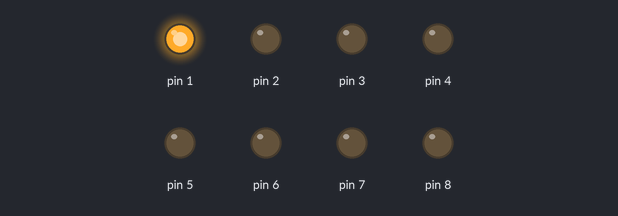
Bench run of a sketch on a simulated Arduino Uno, built with avr-gcc and run on an emulated ATmega328P. Parts: output pins drawn as LEDs (lit = HIGH).

Above: at 0.02 s.
At 0.42 s:
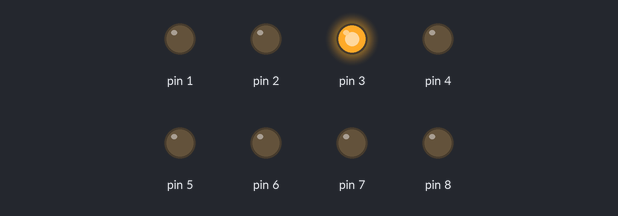
At 0.82 s:
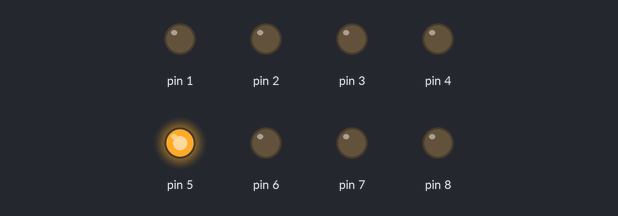
At 1.62 s:
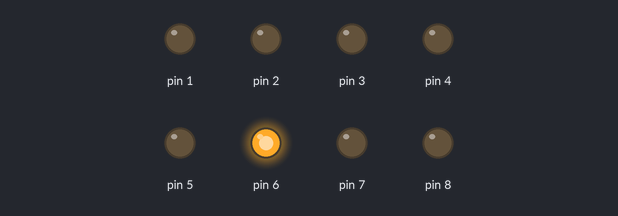
At 3.17 s:
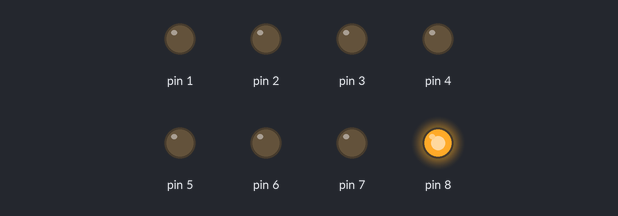
At 6.4 s:
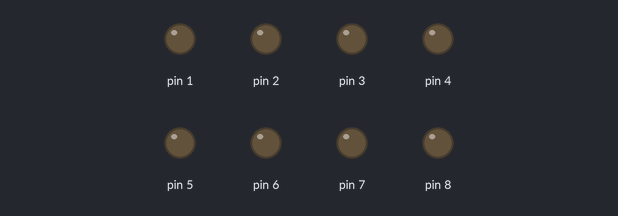
Timing chart, 0 to 7.8 s (numbered marks = the images above):
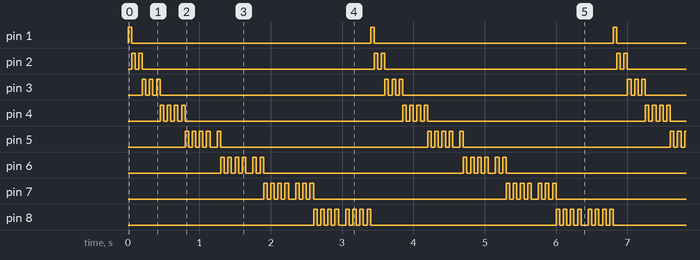

Measured:
- by itself, pin 1: alternates HIGH for 0.05 s and LOW for 3.4 s
- by itself, pin 2: repeats every 3.4 s: LOW 0.05 s, HIGH 0.05 s, LOW 3.3 s, HIGH 0.05 s
- by itself, pin 3: repeats every 3.4 s: 2 × (LOW 0.05 s, HIGH 0.05 s), LOW 3.2 s, HIGH 0.05 s
- by itself, pin 4: repeats every 3.4 s: 3 × (LOW 0.05 s, HIGH 0.05 s), LOW 3.1 s, HIGH 0.05 s
- by itself, pin 5: repeats every 3.4 s: 3 × (LOW 0.05 s, HIGH 0.05 s), LOW 0.10 s, HIGH 0.05 s, LOW 2.9 s, HIGH 0.05 s
- by itself, pin 6: repeats every 3.4 s: 3 × (LOW 0.05 s, HIGH 0.05 s), LOW 0.10 s, HIGH 0.05 s, LOW 0.05 s, HIGH 0.05 s, LOW 2.8 s, HIGH 0.05 s
- by itself, pin 7: repeats every 3.4 s: 3 × (LOW 0.05 s, HIGH 0.05 s), LOW 0.10 s, 2 × (HIGH 0.05 s, LOW 0.05 s), HIGH 0.05 s, LOW 2.7 s, HIGH 0.05 s
- by itself, pin 8: repeats every 3.4 s: 3 × (LOW 0.05 s, HIGH 0.05 s), LOW 0.10 s, 3 × (HIGH 0.05 s, LOW 0.05 s), HIGH 0.05 s, LOW 2.6 s, HIGH 0.05 s

The sketch:

Tones_For_Multiplexer.ino
```cpp
void setup() {
  // put your setup code here, to run once:
pinMode(1,OUTPUT);
pinMode(2,OUTPUT);
pinMode(3,OUTPUT);
pinMode(4,OUTPUT);
pinMode(5,OUTPUT);
pinMode(6,OUTPUT);
pinMode(7,OUTPUT);
pinMode(8,OUTPUT);
}

void loop() {
  // put your main code here, to run repeatedly:
digitalWrite(1,HIGH);
delay(50);
digitalWrite(1,LOW);

digitalWrite(2,HIGH);
delay(50);
digitalWrite(2,LOW);
delay(50);
digitalWrite(2,HIGH);
delay(50);
digitalWrite(2,LOW);

digitalWrite(3,HIGH);
delay(50);
digitalWrite(3,LOW);
delay(50);
digitalWrite(3,HIGH);
delay(50);
digitalWrite(3,LOW);
delay(50);
digitalWrite(3,HIGH);
delay(50);
digitalWrite(3,LOW);

digitalWrite(4,HIGH);
delay(50);
digitalWrite(4,LOW);
delay(50);
digitalWrite(4,HIGH);
delay(50);
digitalWrite(4,LOW);
delay(50);
digitalWrite(4,HIGH);
delay(50);
digitalWrite(4,LOW);
delay(50);
digitalWrite(4,HIGH);
delay(50);
digitalWrite(4,LOW);

digitalWrite(5,HIGH);
delay(50);
digitalWrite(5,LOW);
delay(50);
digitalWrite(5,HIGH);
delay(50);
digitalWrite(5,LOW);
delay(50);
digitalWrite(5,HIGH);
delay(50);
digitalWrite(5,LOW);
delay(50);
digitalWrite(5,HIGH);
delay(50);
digitalWrite(5,LOW);
delay(100);
digitalWrite(5,HIGH);
delay(50);
digitalWrite(5,LOW);


digitalWrite(6,HIGH);
delay(50);
digitalWrite(6,LOW);
delay(50);
digitalWrite(6,HIGH);
delay(50);
digitalWrite(6,LOW);
delay(50);
digitalWrite(6,HIGH);
delay(50);
digitalWrite(6,LOW);
delay(50);
digitalWrite(6,HIGH);
delay(50);
digitalWrite(6,LOW);
delay(100);
digitalWrite(6,HIGH);
delay(50);
digitalWrite(6,LOW);
delay(50);
digitalWrite(6,HIGH);
delay(50);
digitalWrite(6,LOW);

digitalWrite(7,HIGH);
delay(50);
digitalWrite(7,LOW);
delay(50);
digitalWrite(7,HIGH);
delay(50);
digitalWrite(7,LOW);
delay(50);
digitalWrite(7,HIGH);
delay(50);
digitalWrite(7,LOW);
delay(50);
digitalWrite(7,HIGH);
delay(50);
digitalWrite(7,LOW);
delay(100);
digitalWrite(7,HIGH);
delay(50);
digitalWrite(7,LOW);
delay(50);
digitalWrite(7,HIGH);
delay(50);
digitalWrite(7,LOW);
delay(50);
digitalWrite(7,HIGH);
delay(50);
digitalWrite(7,LOW);

digitalWrite(8,HIGH);
delay(50);
digitalWrite(8,LOW);
delay(50);
digitalWrite(8,HIGH);
delay(50);
digitalWrite(8,LOW);
delay(50);
digitalWrite(8,HIGH);
delay(50);
digitalWrite(8,LOW);
delay(50);
digitalWrite(8,HIGH);
delay(50);
digitalWrite(8,LOW);
delay(100);
digitalWrite(8,HIGH);
delay(50);
digitalWrite(8,LOW);
delay(50);
digitalWrite(8,HIGH);
delay(50);
digitalWrite(8,LOW);
delay(50);
digitalWrite(8,HIGH);
delay(50);
digitalWrite(8,LOW);
delay(50);
digitalWrite(8,HIGH);
delay(50);
digitalWrite(8,LOW);


//delay(1000);

}
```
